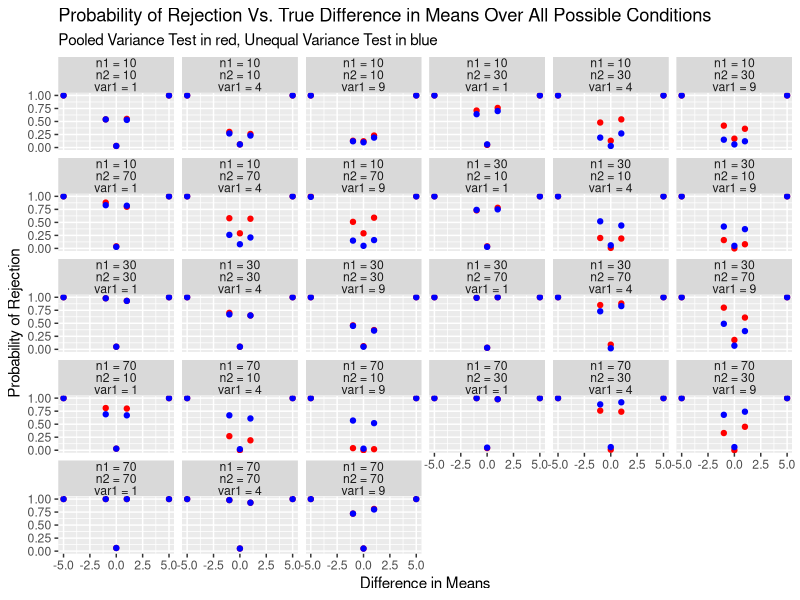
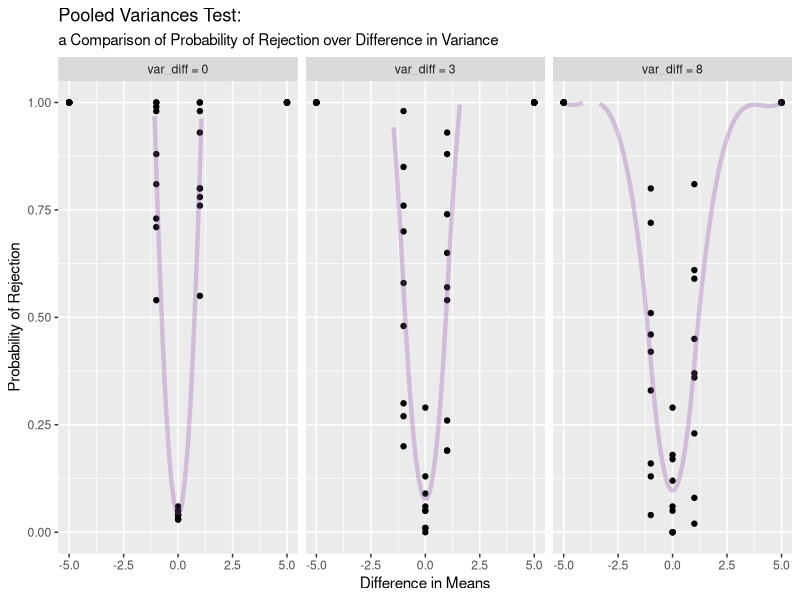
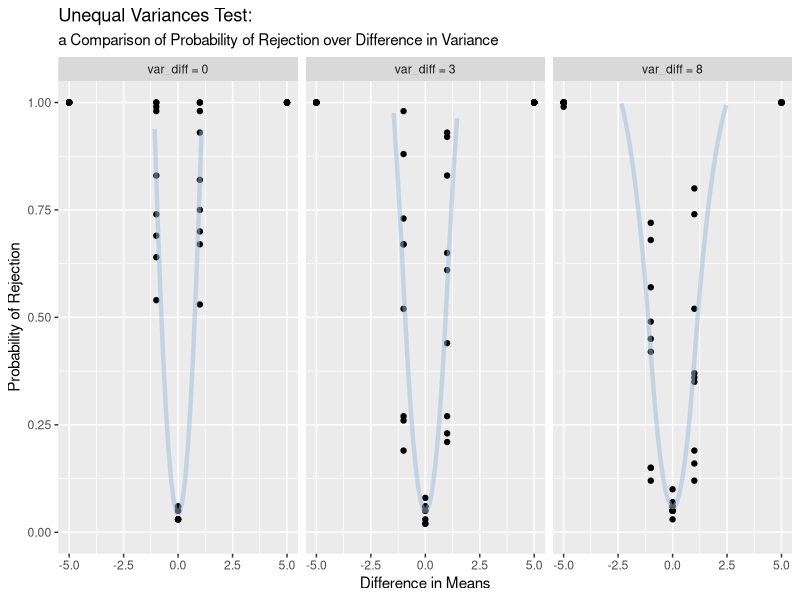
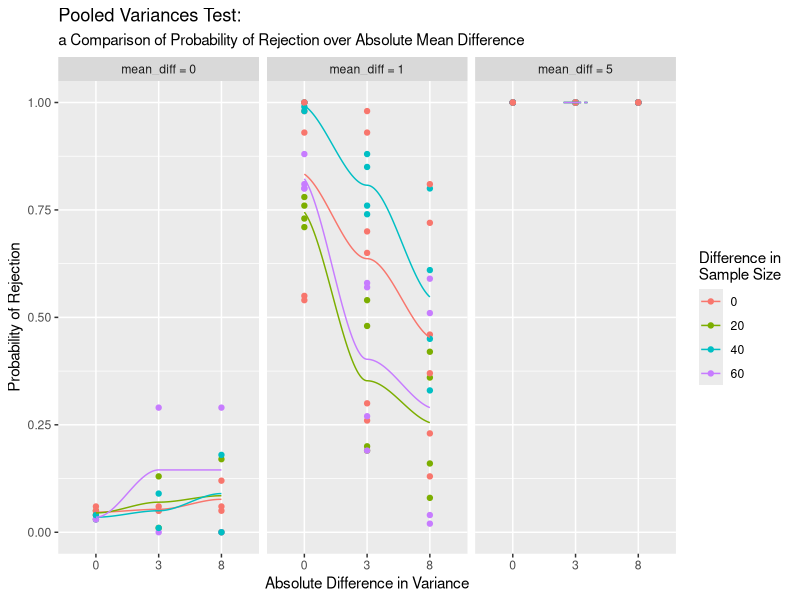
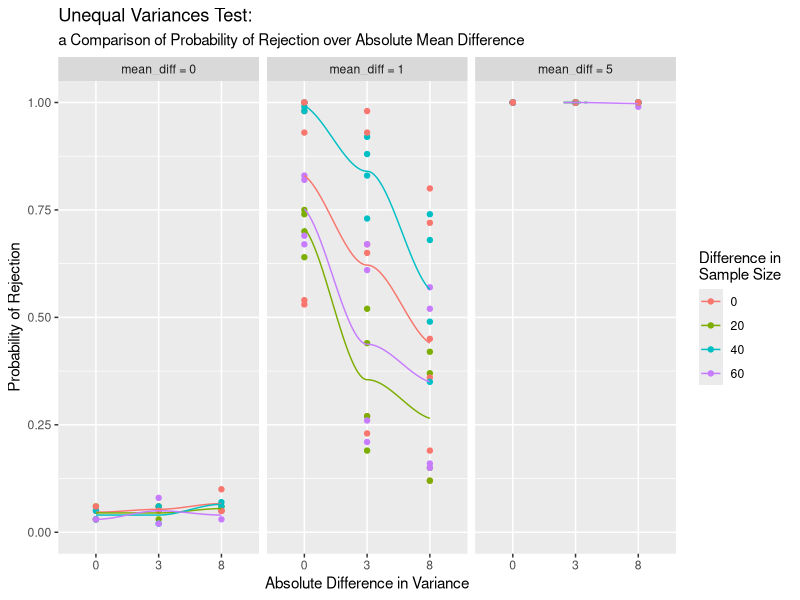

Recreate these plots in R, in order.
## ---- chunk 1
knitr::opts_chunk$set(echo = TRUE)
library(tidyverse)
## ---- chunk 2
#set values of parameters 
var1 <- c(1,4,9) #set variance values for sample 1
var2 <- 1  #set variance values for sample 2

n1 <- c(10,10,10,30,30,30,70,70,70) # set the size of sample 1
n2 <- c(10,30,70,10,30,70,10,30,70) # set the size of sample 2

mu1 <- c(20,20,20,21,25) # set the mean value of sample 1
mu2 <- c(25,21,20,20,20) # set the mean value of sample 2

rez <- data.frame(matrix(ncol=7, nrow = 0)) # set the format of the dataset to be generated. 
colnames(rez) <- c('var_1', 'var_2', 'n_1', 'n_2', 'mu_diff', 'alpha1','alpha2') # Assign the column names to the dataset
## ---- chunk 3
set.seed(458) # getting reproducible random result

# Attribute vector property to random variables for loop
Tpooled <- vector("numeric",100) #For t test value of pooled method with equal variance 
Tuneq <- vector("numeric",100) # For t test value of the method with unequal variance 
pval1 <-vector("numeric",100) # For p-value of pooled method with equal variance 
pval2 <-vector("numeric",100) # For p-value of the method with unequal variance 

# Generate dataset using nested loops
for (i in 1:3){
  for (j in 1:9){
    for (k in 1:5){
      #Giving initial values of random variables
      test1p_reject <- 0
      test2p_reject <- 0 
      mu_diff <- mu1[k] - mu2[k] #the difference of the means of two samples
      var_1 <- var1[i]
      var_2 <- 1
      n_1 <- n1[j]
      n_2 <- n2[j]
    
       #Using bootstrap to generate 100 samples with identical parameters     to calculate type I error alpha or power 
      for (m in 1:100){

      #generating the data
      yval1 <- rnorm(n1[j], mu1[k], sqrt(var1[i])) 
      yval2 <- rnorm(n2[j], mu2[k], sqrt(var2))
      
      #calculating values to do pooled t-test
      Sp2 <- sqrt(((n_1-1)*var(yval1) + (n_2-1)*var(yval2))/(n_1 + n_2-2))
      Tpooled[m] <- (mean(yval1) - mean(yval2))/(Sp2*sqrt(1/n_1 + 1/n_2))
     
      #calculating p-value corresponding to obtained t value of  pooled t-test
      pval1[m] <- round(2*pt(abs(Tpooled[m]), df=n_1 + n_2-2,lower.tail = F),4)
      
      #counting rejection times of pooled t-test
      if (pval1[m] <= 0.05){
        test1p_reject <- test1p_reject+1
      } 
     
      #calculating values to do unequal variances test
      Tuneq[m] <- (mean(yval1) - mean(yval2))/sqrt(var(yval1)/n_1 + var(yval2)/n_2)
      v <- (var(yval1)/n_1 + var(yval2)/n_2)**2/((var(yval1)/n_1)**2/(n_1 - 1)
          + (var(yval2)/n_2)**2/(n_2 - 1)) #using Satterthwaite's approx
      
        #calculating p-value corresponding to obtained t value of  unequal variances test
      pval2[m] <- round(2*pt(abs(Tuneq[m]), df=v, lower.tail = F),4)
      
      #counting rejection times of unequal variances test
      if (pval2[m] < 0.05){
        test2p_reject <-test2p_reject + 1} 
      
      }
      #calculating alpha values from counted rejections 
      alpha1 <- test1p_reject/100
      alpha2 <- test2p_reject/100

    #combine relevant data to create dataset row
    rez[nrow(rez) + 1,] <- c(var_1, var_2, n_1, n_2, mu_diff,alpha1  ,alpha2)
    
    }
   
  }
}
head(rez)
## ---- chunk 4
rez <- rez %>% mutate(abs_mu_diff = as.factor(abs(mu_diff)), 
                      abs_var_diff = as.factor(abs(var_1 - var_2)),
                      abs_size_diff = as.factor(abs(n_1 - n_2)))
## ---- chunk 5
# plot alpha value against mu_diff at different conditions by combining different variance and sample size.
rez$n_1 <- as.factor(rez$n_1)
rez$n_2 <- as.factor(rez$n_2)
rez$var_1 <- as.factor(rez$var_1)

n1_names <- c("10" = "n1 = 10", 
                       "30" = "n1 = 30", 
                       "70" = "n1 = 70")
n2_names <- c("10" = "n2 = 10", 
                       "30" = "n2 = 30", 
                       "70" = "n2 = 70")
var1_names <- c("1" = "var1 = 1",
                "4" = "var1 = 4",
                "9" = "var1 = 9")

g  <- ggplot(rez,aes(x=mu_diff)) + 
   geom_point(aes(y=alpha1), color="red") +
    geom_point(aes(y=alpha2), color="blue")  
g +  facet_wrap(n_1+n_2 ~ var_1,
                labeller = labeller(n_1 = n1_names, n_2 = n2_names, var_1 = var1_names)) + 
  theme(strip.text.x = element_text(margin = margin(0, 0, 0, 0))) + 
  labs(title = "Probability of Rejection Vs. True Difference in Means Over All Possible Conditions",
       subtitle = "Pooled Variance Test in red, Unequal Variance Test in blue",
       x = "Difference in Means",
       y = "Probability of Rejection")
## ---- chunk 6
abs_var_diff_names <- c("0" = "var_diff = 0", 
                       "3" = "var_diff = 3", 
                       "8" = "var_diff = 8")
vardifflabeller <- function(variable, value){return(abs_var_diff_names[value])}


g <- ggplot(rez, aes(x = mu_diff, y = alpha1))
g + geom_point() + 
  stat_smooth(geom = "line", alpha = 0.3, color = "#8856a7", size = 1.5) + 
  ylim(0.0,1.0) + 
  facet_wrap(~abs_var_diff,
             labeller = vardifflabeller) + 
  labs(title = "Pooled Variances Test:",
       subtitle = "a Comparison of Probability of Rejection over Difference in Variance",
       x = "Difference in Means",
       y = "Probability of Rejection")
## ---- chunk 7
g1 <- ggplot(rez, aes(x = mu_diff, y = alpha2))
g1 + geom_point() + 
  stat_smooth(geom = "line", alpha = 0.5, color = "#9ebcda", size = 1.5) + 
  ylim(0.0,1.0) + 
  facet_wrap(~abs_var_diff,
             labeller = vardifflabeller) + 
  labs(title = "Unequal Variances Test:",
       subtitle = "a Comparison of Probability of Rejection over Difference in Variance",
       x = "Difference in Means",
       y = "Probability of Rejection")
## ---- chunk 8
abs_mu_diff_names <- c("0" = "mean_diff = 0", 
                       "1" = "mean_diff = 1", 
                       "5" = "mean_diff = 5")
mudifflabeller <- function(variable, value){return(abs_mu_diff_names[value])}

g2 <- ggplot(rez, aes(x = abs_var_diff, y = alpha1, color = abs_size_diff, group = abs_size_diff))
g2 + geom_point() + 
  stat_smooth(geom = "line") +
  ylim(0.0,1.0) +
  labs(title = "Pooled Variances Test:",
       subtitle = "a Comparison of Probability of Rejection over Absolute Mean Difference",
       x = "Absolute Difference in Variance",
       y = "Probability of Rejection") +
  scale_color_discrete(name = "Difference in \nSample Size") + 
  facet_wrap(~abs_mu_diff, 
             labeller = mudifflabeller)
## ---- chunk 9
g3 <- ggplot(rez, aes(x = abs_var_diff, y = alpha2, color = abs_size_diff, group = abs_size_diff))
g3 + geom_point() + 
  stat_smooth(geom = "line") +
  ylim(0.0,1.0) +
  labs(title = "Unequal Variances Test:",
       subtitle = "a Comparison of Probability of Rejection over Absolute Mean Difference",
       x = "Absolute Difference in Variance",
       y = "Probability of Rejection") +
  scale_color_discrete(name = "Difference in \nSample Size") + 
  facet_wrap(~abs_mu_diff, 
             labeller = mudifflabeller)
